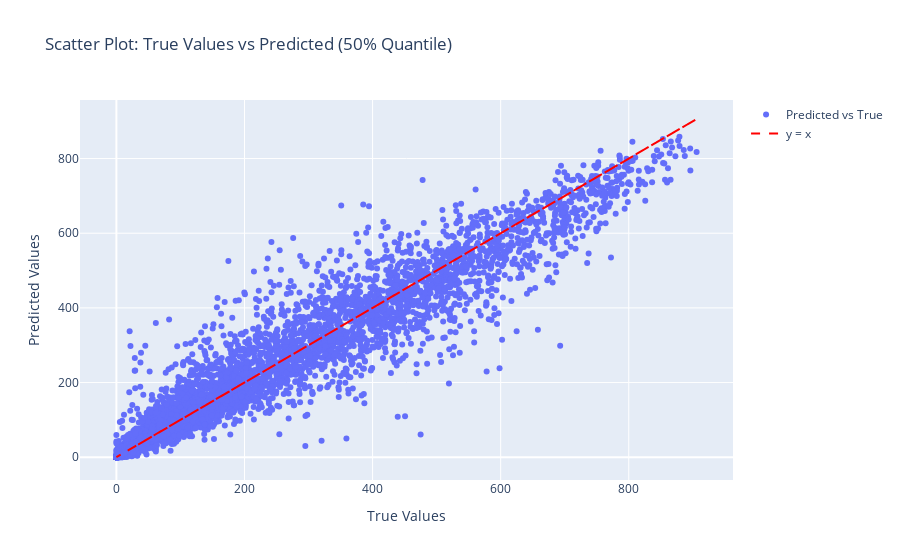

The notebook cell saved with this chart:
### Code cell
mae = np.mean(np.abs(y_true - y_pred))
print(f"Mean Absolute Error (MAE): {mae:.4f}")

# Create scatter plot (y_true vs y_pred)
fig = go.Figure()

# Add scatter plot for true vs predicted values
fig.add_trace(go.Scatter(x=y_true, 
                         y=y_pred, 
                         mode='markers', 
                         name='Predicted vs True'))

# Add a line y = x for reference (perfect prediction line)
fig.add_trace(go.Scatter(x=y_true, 
                         y=y_true, 
                         mode='lines', 
                         name='y = x', 
                         line=dict(color='red', dash='dash')))

# Update layout
fig.update_layout(title='Scatter Plot: True Values vs Predicted (50% Quantile)',
                  xaxis_title='True Values',
                  yaxis_title='Predicted Values',
                  template='plotly')

# Show the plot
fig.show()

### Figure 1 — Plotly figure (JSON) as saved in the notebook; plotly's stock layout.template omitted (floating-point values rounded to 4 significant figures; data arrays with more than 128 entries replaced by an {"elided": "..."} marker saying what was removed)
{"data": [{"mode": "markers", "name": "Predicted vs True", "type": "scatter", "x": {"elided": "10007 float values"}, "y": {"elided": "10007 float values"}}, {"line": {"color": "red", "dash": "dash"}, "mode": "lines", "name": "y = x", "type": "scatter", "x": {"elided": "10007 float values"}, "y": {"elided": "10007 float values"}}], "layout": {"title": {"text": "Scatter Plot: True Values vs Predicted (50% Quantile)"}, "xaxis": {"title": {"text": "True Values"}}, "yaxis": {"title": {"text": "Predicted Values"}}}}
